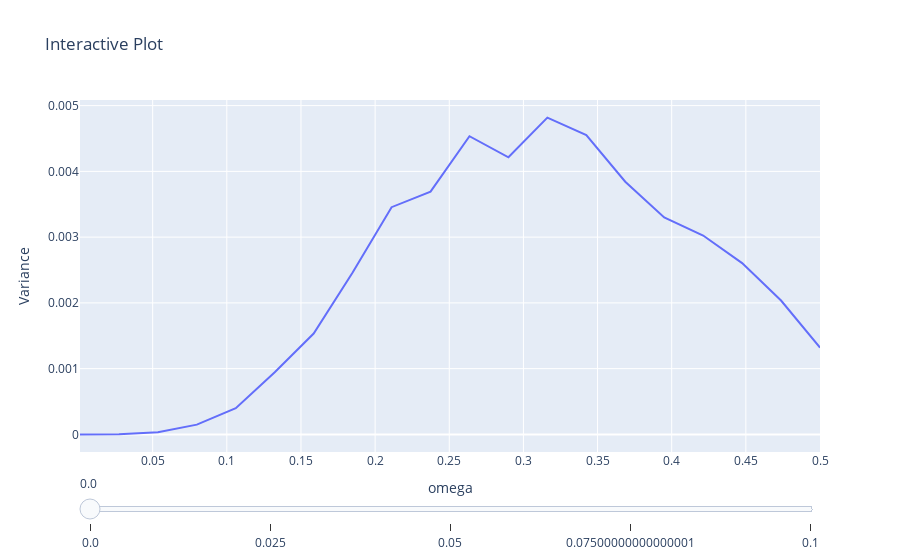

Notebook cell for this chart:
### Code cell
# Assuming data is your 2D numpy array
data = variances# Replace this with your actual data

# Create steps for the slider, one for each slice along parameter 2
steps = []
for i in range(data.shape[1]):
    step = dict(
        method="restyle",
        args=[{"y": [data[:, i]]}],
        label=str(np.linspace(0,times[0],times[1])[i])
    )
    steps.append(step)

# Create an initial plot for the first slice of data along parameter 2
fig = go.Figure(
    data=[go.Scatter(x=omegas,y=data[:, 0])],
    layout=go.Layout(
        title="Interactive Plot",
        xaxis_title="omega",
        yaxis_title="Variance",
        sliders=[dict(
            active=0,
            pad={"t": 20},
            steps=steps,
        )],
        # yaxis_range=[np.min(data),1],
    )
)

# fig.update_yaxes(type="log")


# Display the interactive plot
fig.show()

### Figure 1 — Plotly figure (JSON) as saved in the notebook; plotly's stock layout.template omitted (floating-point values rounded to 4 significant figures)
{"data": [{"type": "scatter", "x": [0.001, 0.02726, 0.05353, 0.07979, 0.1061, 0.1323, 0.1586, 0.1848, 0.2111, 0.2374, 0.2636, 0.2899, 0.3162, 0.3424, 0.3687, 0.3949, 0.4212, 0.4475, 0.4737, 0.5], "y": [4.138e-12, 2.325e-06, 3.155e-05, 0.0001488, 0.0003983, 0.0009453, 0.001534, 0.002461, 0.003455, 0.003692, 0.004535, 0.004214, 0.004818, 0.004551, 0.003843, 0.0033, 0.003025, 0.002605, 0.002036, 0.001319]}], "layout": {"sliders": [{"active": 0, "pad": {"t": 20}, "steps": [{"args": [{"y": [[4.138e-12, 2.325e-06, 3.155e-05, 0.0001488, 0.0003983, 0.0009453, 0.001534, 0.002461, 0.003455, 0.003692, 0.004535, 0.004214, 0.004818, 0.004551, 0.003843, 0.0033, 0.003025, 0.002605, 0.002036, 0.001319]]}], "label": "0.0", "method": "restyle"}, {"args": [{"y": [[4.13e-09, 5.122e-06, 4.077e-05, 0.0001709, 0.0004275, 0.001005, 0.001516, 0.002467, 0.003514, 0.003717, 0.004619, 0.004303, 0.004848, 0.004652, 0.003821, 0.003254, 0.002986, 0.002629, 0.002009, 0.001329]]}], "label": "0.025", "method": "restyle"}, {"args": [{"y": [[1.604e-08, 1.322e-05, 6.879e-05, 0.0002345, 0.0005175, 0.001139, 0.001574, 0.002545, 0.003645, 0.00378, 0.004717, 0.004421, 0.004884, 0.004745, 0.003785, 0.00319, 0.002928, 0.002635, 0.001971, 0.00133]]}], "label": "0.05", "method": "restyle"}, {"args": [{"y": [[3.444e-08, 2.574e-05, 0.0001127, 0.0003328, 0.0006588, 0.001336, 0.001699, 0.002683, 0.003831, 0.00387, 0.004813, 0.004553, 0.004917, 0.004822, 0.003735, 0.00311, 0.002852, 0.002622, 0.001923, 0.00132]]}], "label": "0.07500000000000001", "method": "restyle"}, {"args": [{"y": [[5.746e-08, 4.143e-05, 0.0001681, 0.0004554, 0.0008368, 0.001574, 0.001872, 0.002863, 0.004046, 0.003973, 0.004891, 0.004684, 0.004938, 0.00487, 0.003668, 0.003016, 0.00276, 0.002588, 0.001865, 0.0013]]}], "label": "0.1", "method": "restyle"}]}], "title": {"text": "Interactive Plot"}, "xaxis": {"title": {"text": "omega"}}, "yaxis": {"title": {"text": "Variance"}}}}
